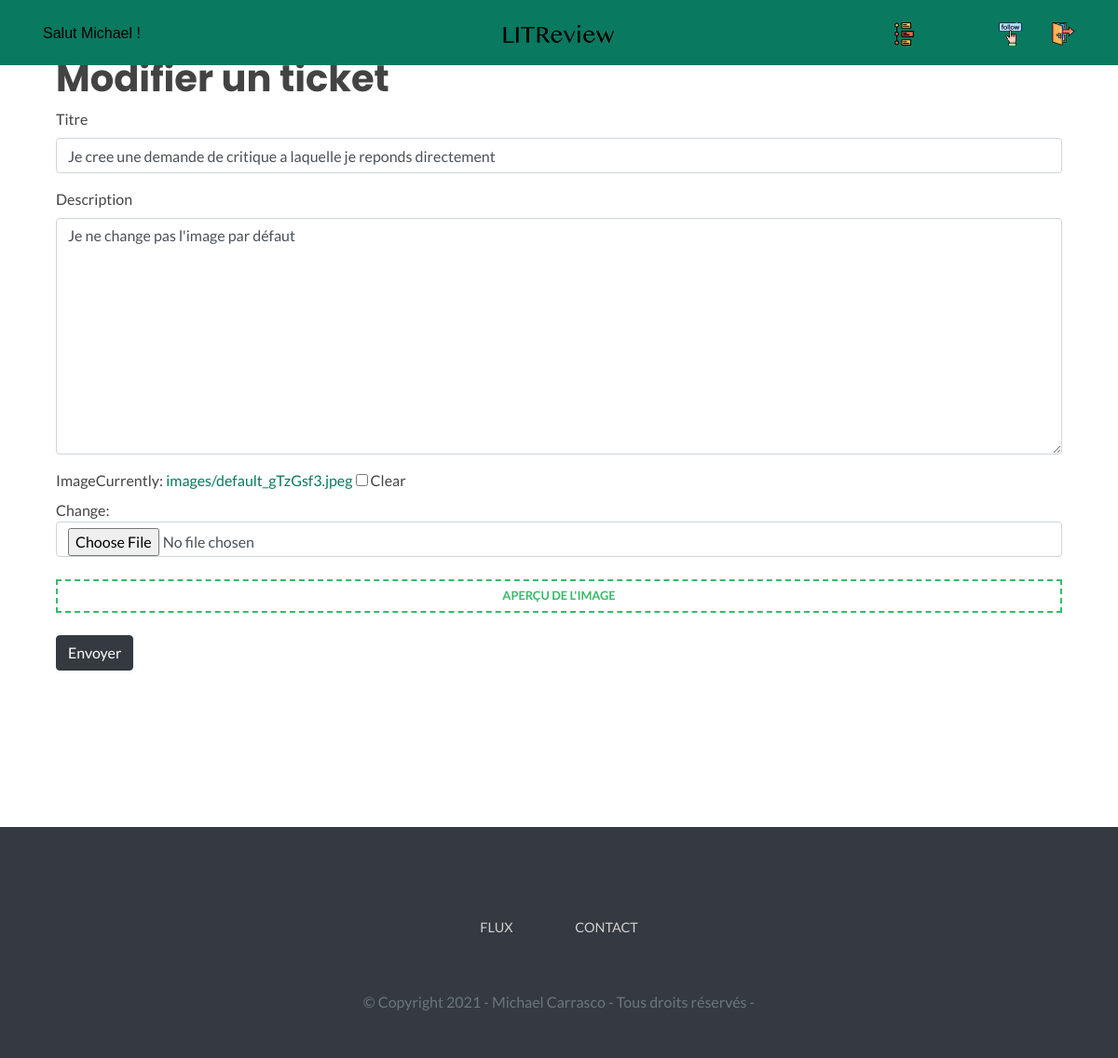
Page /posts/edit_review_request/55/ (signed in) on the committed database.
### app/models.py (models this page shows)
class Ticket(models.Model):
    title = models.CharField(max_length=128)
    description = models.TextField(max_length=2048, blank=True)
    user = models.ForeignKey(
        to=settings.AUTH_USER_MODEL,
        on_delete=models.CASCADE
    )
    image = models.ImageField(
        null=True,
        blank=True,
        upload_to='images/',
        default='images/default.jpeg'
    )
    time_created = models.DateTimeField(auto_now_add=True)

### app/views.py (the view, shortened to what this page needs)
class UpdateReviewRequest(LoginRequiredMixin, UpdateView):
    login_url = 'login/'
    redirect_field_name = 'redirect_to'
    form_class = forms.NewReviewRequestForm
    success_url = reverse_lazy('posts')
    template_name = 'edit_review_request.html'
    model = Ticket

### app/forms.py (shortened to what this page needs)
class NewReviewRequestForm(ModelForm):
    class Meta:
        fields = ('title', 'description', 'image')
        model = Ticket
    def __init__(self, *args, **kwargs):
        path = os.path.join(settings.MEDIA_ROOT, 'images/default.jpeg')
        default_file = open(path, 'rb')
        self.default_django_file = File(default_file, name=("default.jpeg"))
        super(ModelForm, self).__init__(*args, **kwargs)
        self.fields['title'].label = 'Titre'
        self.fields['title'].required = True
        self.fields['description'].required = True
        self.fields['image'].initial = self.default_django_file
        self.fields['image'].initial.url = default_storage.url('images/default.jpeg')

### app/templates/edit_review_request.html (shortened to what this page needs)
{% extends 'base_index.html' %}
{% load bootstrap4 %}
{% load static %}
{% block content %}
    <div id="block-content-home">
        <header>
            {% block navbar %}
                {% include "navbar.html" %}
            {% endblock navbar %}
        </header>
        <div id="content-def-bp">
            <h1 class="titre-accounts">Modifier un ticket</h1>
            <form method="POST" enctype="multipart/form-data">
                {% bootstrap_form form show_help=False %}
                <div class="image-area mt-4 mb-4"><img id="imageResult" src="#" alt="" class="img-fluid rounded shadow-sm mx-auto d-block"></div>
                <input type="submit" class="btn btn-dark bouton-accounts" value="Envoyer">
            </form>
        </div>
        <footer id="footer" class="mt-5 py-5 bg-dark">
            <div class="container">
                <div class="menu-footer d-flex flex-column flex-md-row">
                    <a href="{% url 'feed' %}">Flux</a>
                    <a href="LITReview@adressequinexistepas.com">Contact</a>
                </div>
                <div class="text-center text-muted mt-4">
                    <span>
                        © Copyright 2021 -
                        <a href="https://github.com/MDCarrasco/OCR_P9" target="_blank" class="text-muted">Michael Carrasco</a>
                        - Tous droits réservés -
                    </span>
                </div>
            </div>
        </footer>
    </div>
{% endblock content %}

### app/templates/navbar.html (shortened to what this page needs)
{% load static %}
{% static "images/LITReview_text.png" as litreview_text_png %}
{% static "images/feed.svg" as feed_icon %}
{% static "images/follow_users.svg" as account_follow_icon %}
{% static "images/logout.svg" as logout_icon %}
{% url "index" as index_url %}
{% url "feed" as feed_url %}
{% url "posts" as posts_url %}
{% url "account_follow" as account_follow_url %}
{% url "logout" as logout_url %}
<div class="navtop-box d-none d-sm-block">
    <nav class="nav navtop container">
        <div class="navtop-block center-block">
            <a id="username" class="nav-link" href="{{ index_url }}">
                <p id="username-text">Salut {{ user }} !</p>
                <img src="{{ litreview_text_png }}" alt="" class="navbar-brand">
            </a>
        </div>
        <div class="navtop-block">
            <a class="nav-link" href="{{ feed_url }}" data-toggle="tooltip" data-placement="bottom"
               title="Mon flux">
                <img src="{{ feed_icon }}" alt="" class="navbar-icon">
            </a>
            <a class="nav-link" href="{{ posts_url }}" data-toggle="tooltip" data-placement="bottom"
               title="Mes posts">
            </a>
            <a class="nav-link" href="{{ account_follow_url }}" data-toggle="tooltip" data-placement="bottom"
               title="Mes abonnements">
                <img src="{{ account_follow_icon }}" alt="" class="navbar-icon">
            </a>
            <a class="nav-link" href="{{ logout_url }}" data-toggle="tooltip" data-placement="bottom"
               title="Me deconnecter">
                <img src="{{ logout_icon }}" alt="" class="navbar-icon">
            </a>
        </div>
    </nav>
</div>

### app/static/css/style.css (style rules this page uses)
body { padding: 0; margin: 0; height: 100vh; font-family: 'Lato', sans-serif !important; color: #434343; }
.image-area { border: 2px dashed rgb(56, 186, 105); padding: 1rem; position: relative; }
.image-area::before { content: "Aperçu de l'image"; color: rgb(56, 186, 105); font-weight: bold; text-transform: uppercase; position: absolute; top: 50%; left: 50%; transform: translate(-50%, -50%); font-size: 0.8rem; z-index: 1; }
.h1, .h2, .h3, .h4, .h5, .h6, h1, h2, h3, h4, h5, h6 { font-family: 'Poppins', sans-serif !important; font-weight: 700; color: #434343; }
a { color: #097960; }
#username { color: black; font-size: 1rem; font-weight: 500; font-family: 'Helvetica', sans-serif; }
#username-text { margin-top: 1rem; margin-bottom: 1rem; }
.navtop-box { background: rgba(9,121,96, 1); display: flex; height: 70px; position: fixed; top: 0; left: 0; width: 100%; z-index: 9999; }
.navbar-brand { position: absolute; left: 50%; margin-left: -60px !important; display: block; }
.navbar-icon { width: 25px; color: #2FD485; }
.navtop { justify-content: space-between; padding: 0; }
.navtop-block { display: flex; }
.navtop a { display: flex; align-items: center; text-align: center; }
.menu-footer { display: flex; justify-content: center; text-align: center; align-items: center; }
.menu-footer a { text-transform: uppercase; color: #d2d2d2; font-size: 0.9rem; margin: 3%; }
#content1, #content2, #content3, #content-slides, #content-comment-ca-marche, #content-def-bp { padding-left: 5%; padding-right: 5%; }
#content-def-bp { padding-top: 5%; padding-bottom: 10%; }

### rows in the picture
Ticket: title "Je cree une demande de critique a laquelle je reponds directement", description "Je ne change pas l'image par défaut"

### other values in the picture
{{ user }} "Michael"
